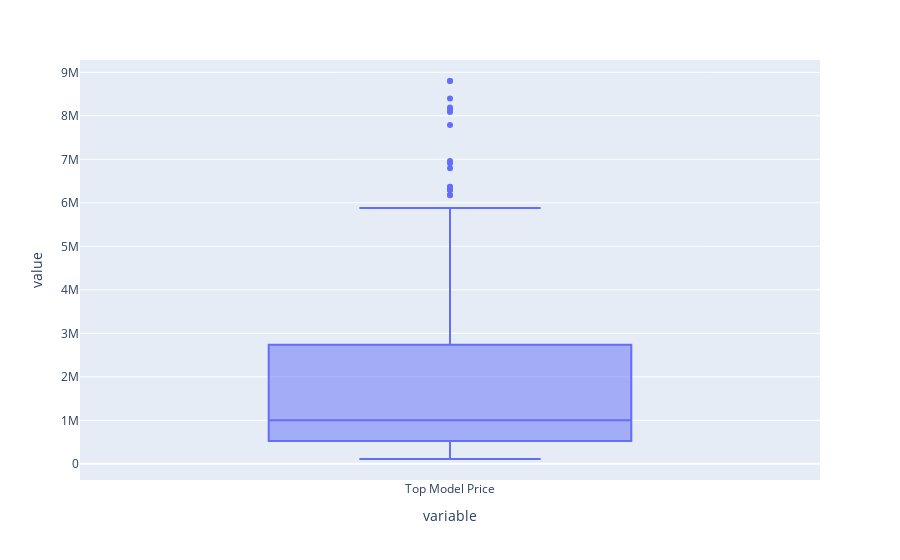

Here is the notebook cell this chart was saved with:
### Code cell
px.box(cars['Top Model Price'])

### Figure 1 — Plotly figure (JSON) as saved in the notebook; plotly's stock layout.template omitted (floating-point values rounded to 4 significant figures; data arrays with more than 128 entries replaced by an {"elided": "..."} marker saying what was removed)
{"data": [{"alignmentgroup": "True", "hovertemplate": "variable=%{x}<br>value=%{y}<extra></extra>", "legendgroup": "", "marker": {"color": "#636efa"}, "name": "", "notched": false, "offsetgroup": "", "orientation": "v", "showlegend": false, "type": "box", "x": {"elided": "189 str values"}, "x0": " ", "xaxis": "x", "y": {"elided": "189 float values"}, "y0": " ", "yaxis": "y"}], "layout": {"boxmode": "group", "legend": {"tracegroupgap": 0}, "margin": {"t": 60}, "xaxis": {"anchor": "y", "domain": [0, 1], "title": {"text": "variable"}}, "yaxis": {"anchor": "x", "domain": [0, 1], "title": {"text": "value"}}}}
